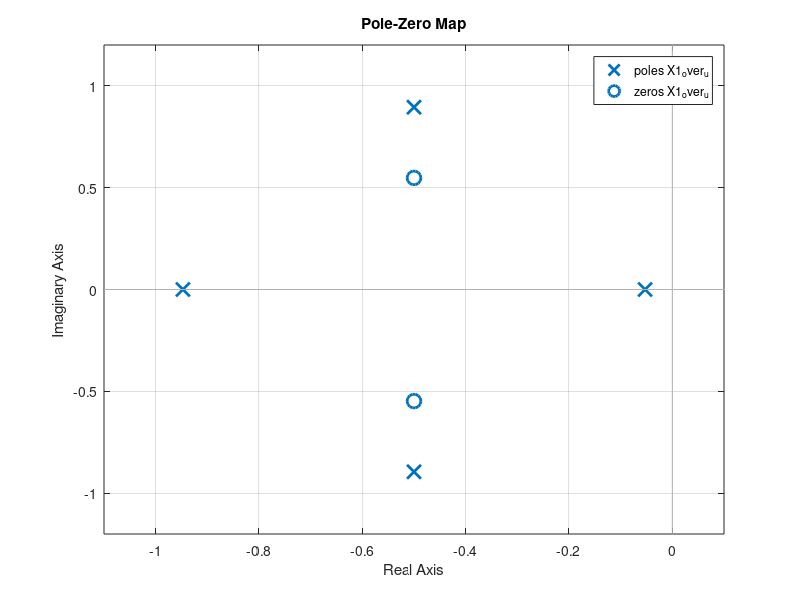
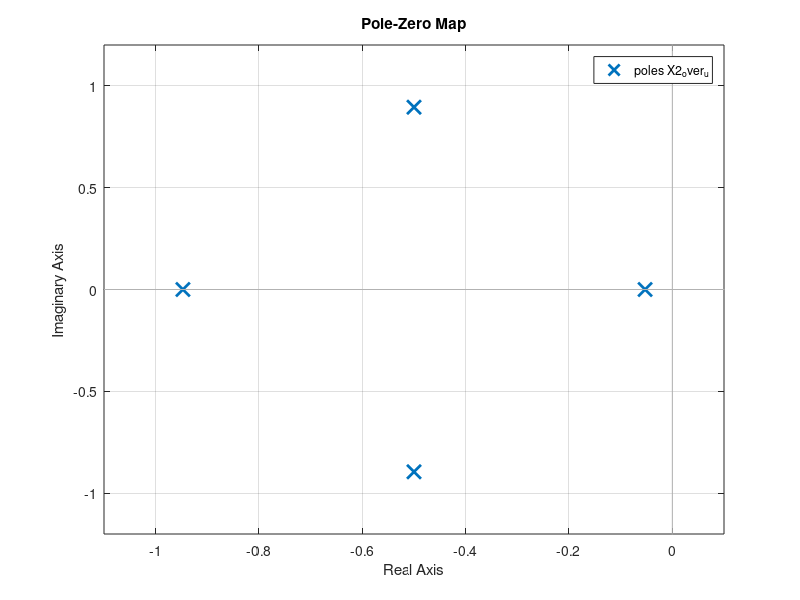

Here is the MATLAB script that generated these plots, in order: (Note: this script raises an error after producing the figures.)
%%%%%%  Input the blocks %%%%%%%%
g1=tf(1, 50);
g2=tf(50, 1);
g3=tf(5, 1);
g4=tf([100 0], 1);
g5=tf([100 0 0], 1);
g6=tf(1, 50);
g7=tf(5, 1);
g8=tf([100 0], 1);
g9=tf(50, 1);
g10=tf([100 0 0], 1);

%%%%%%  Connecting the blocks %%%%%%%%
% T2 %
sys1 = parallel(g2, g3);
sys2 = parallel(sys1, g4);
sys3 = parallel(sys2, g5);

% T1 %
sys4 = parallel(g7, g8);
sys5 = parallel(sys4, g9);
sys6 = parallel(sys5, g10);

sys7 = series(g1, sys3);
sys8 = series(sys7, g6);

%%%%%%%%%% X1 %%%%%%%%%
% sys3 ==> T2 , sys6 ==>T1
final_X1 = feedback(sys8, sys6 , +1);
X1_over_u = minreal(final_X1);
X1_over_u = -1 * X1_over_u;   % QUESTION: WHY !!!!!!!!!!
display(X1_over_u);
%%%%%%%%%% X2 %%%%%%%%%
sys9 = series(sys3, g6);
sys10 = series(sys9, sys6);
final_X2 = feedback(g1, sys10, +1);
X2_over_u = minreal(final_X2);
X2_over_u = -1 * X2_over_u;   % QUESTION: WHY !!!!!!!!!!
display(X2_over_u);
%%%%%%%%% req3 : check stability %%%%%%%%%%%
X1_poles = real(pole(X1_over_u));
X2_poles = real(pole(X2_over_u));

flag_x1 = 0;
%%%%%%%%% check stability for X1 %%%%%%%%%%%
for i = 1:size(X1_poles)
    if(X1_poles(i) >= 0)
        flag_x1 = 1;
        break;
    end
end
%%%%%%%%% check stability for X2 %%%%%%%%%%%
flag_x2 = 0;
for i = 1:size(X2_poles)
    if(X1_poles(i) >= 0)
        flag_x2 = 1;
        break;
    end
end

if(flag_x1 == 0 && flag_x2 == 0)
    disp('System is stable.');
else
    disp('System is not stable.');
end

figure(1)
pzmap(X1_over_u);
%[wn1,z1] = damp(X1_over_u);

figure(2)
pzmap(X2_over_u);
%[wn2,z2] = damp(X2_over_u);

%%%%%%%%%%%%%% req4: Simulation for input %%%%%%%%%%%%%%%%%
figure(3)
t = 0:220;      % Define a time vector
p1=stepplot(X1_over_u, t);
setoptions(p1,'RiseTimeLimits',[0,1]);

figure(4);
p2=stepplot(X2_over_u, t);
setoptions(p2,'RiseTimeLimits',[0,1]);
% QUESTION: Do we need to draw the two TF once, or separated ?

info1 = stepinfo(X1_over_u);
fprintf('Info 1:');
disp(info1);

info2 = stepinfo(X2_over_u);
fprintf('Info 2:');
disp(info2);

%%%%%%%%%%%%%%%%%%%%%%%%%%% Steady State error
[y,t] = step(X1_over_u);
sserror1 = abs(1- y(end)); %get the steady state error
fprintf('Steady State error X1: %.3f\n', sserror1);

[y2,t2] = step(X2_over_u);
sserror2 = abs(1- y2(end)); %get the steady state error
fprintf('Steady State error X2: %.3f\n', sserror2);

%%%%%%%%%%%%%% req 5,6,7 %%%%%%%%%%%%%%%%%
u  = tf(1, -1);
branch_1 = series(final_X2, u);
result = feedback(branch_1,1);
result_tf = minreal(result);
display(result_tf);

figure(5);
opt=stepDataOptions('InputOffset',0,'StepAmplitude',2);
p3=stepplot(result_tf, opt);
setoptions(p3,'RiseTimeLimits',[0,1]);

figure(6);
pzmap(result_tf);

% Info
info3 = stepinfo(result_tf);
fprintf('Info 3:');
disp(info3);

% Steady State error
SP=2; %input value, if you put 1 then is the same as step(sys)
[y,t]=step(SP*result_tf); %get the response of the system to a step with amplitude SP
ess=abs(SP-y(end)); %get the steady state error
fprintf('Steady State errorrrrrrrrr %.3f\n', ess);


%%%%%%%%%%%%%% req 8 %%%%%%%%%%%%%%%%%%
for kp = [1, 10, 100, 1000]
    u= tf(-1,1);
    kpp = tf(kp,1);
    bra = series(u,kpp);
    branch_1 = series(final_X2, bra);
    sys3 = feedback(branch_1,1);
    X2_Xd = minreal(sys3);
    figure;
    pzmap(X2_Xd);
    [y_x2_xd,t_x2_xd] = step(2 * X2_Xd,t);
    figure;
    plot(t_x2_xd,y_x2_xd)
    stepinfo(X2_Xd)
    ess=abs(2-y_x2_xd(end)); %get the steady state error
    fprintf('Steady State errorrrrrrrrr %.8f\n', ess);
    
end

%%%%%%%%%%%%%% req 9 %%%%%%%%%%%%%%%%%%
kp = 4190;
u= tf(-1,1);
kpp = tf(kp,1);
bra = series(u,kpp);
branch_1 = series(final_X2, bra);
sys3 = feedback(branch_1,1);
X2_Xd = minreal(sys3);
figure;
pzmap(X2_Xd);
[y_x2_xd,t_x2_xd] = step(4 * X2_Xd,t);
figure;
plot(t_x2_xd,y_x2_xd)
stepinfo(X2_Xd)
ess=abs(4-y_x2_xd(end)); %get the steady state error
fprintf('Steady State errorrrrrrrrr %.8f\n', ess);


%%%%%%%%%%%%%% req 10 %%%%%%%%%%%%%%%%%
kp = 150;
ki = 9.7;
t=0:350;
u= tf(-1,1);
PI = tf([ki,kp],[0,1]);
bra = series(u,PI);
branch_1 = series(final_X2, bra);
sys3 = feedback(branch_1,1);
X2_Xd = minreal(sys3);
figure;
pzmap(X2_Xd);
[y_x2_xd,t_x2_xd] = step(4 * X2_Xd,t);
figure;
plot(t_x2_xd,y_x2_xd)
stepinfo(X2_Xd)
ess=abs(4-y_x2_xd(end)); %get the steady state error
fprintf('Steady State errorrrrrrrrr %.8f\n', ess);
